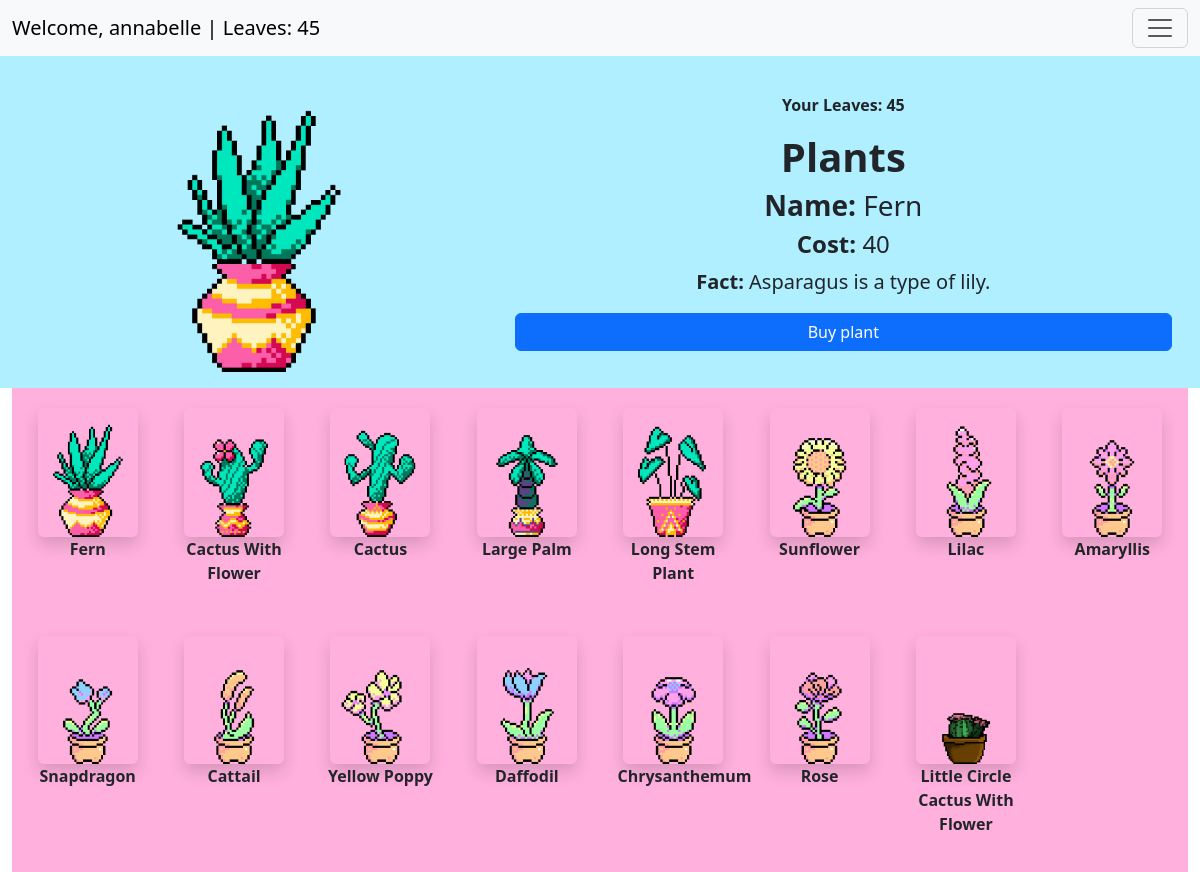
The page /market/ (signed in) on the database as committed earlier.
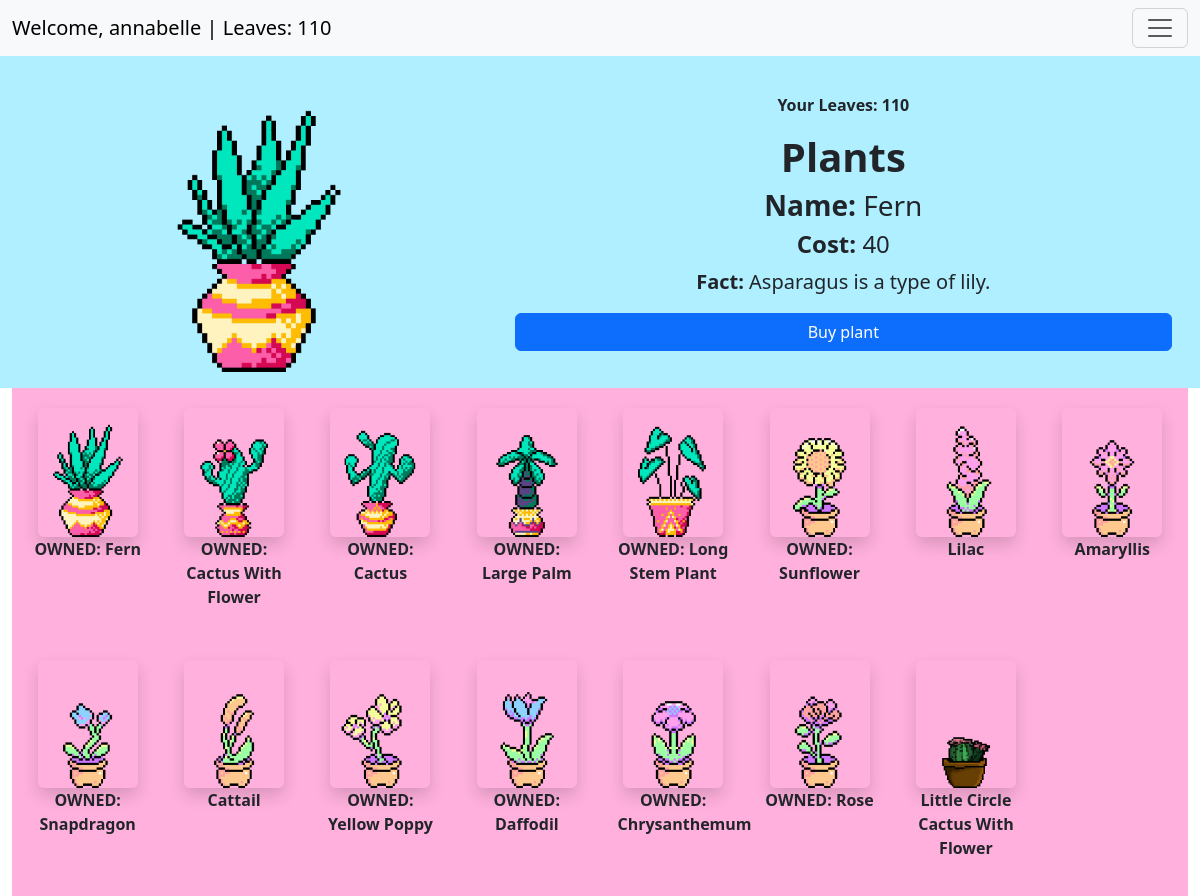
The same page on the database as committed later.
### user_management/models.py (models this page shows, shortened)
class CustomUser(AbstractUser):
    email = models.EmailField(null=True, blank=True) # Allows no email, potentially remove in sprint 2
    friends = models.ManyToManyField("self", symmetrical=True, blank=True)
    owned_plants = models.ManyToManyField("garden.Plant", related_name="owners")
    objects = CustomUserManager()

class UserStats(models.Model):
    user = models.OneToOneField(CustomUser, on_delete=models.CASCADE, related_name="stats")
    leaves = models.IntegerField(default=0)
    points = models.IntegerField(default=0)
    class Meta:
        verbose_name = "User Stats"
        verbose_name_plural = "User Stats"

### garden/models.py (models this page shows)
class Plant(models.Model):
    name = models.CharField(max_length=100)
    price = models.IntegerField()
    image = models.ImageField(upload_to="plant_images/")
    fact = models.TextField()
    onMarket = models.BooleanField(default=True)
    def __str__(self):
        return self.name

### main/views.py (the view)
# urls.py: path("market/", views.market_view, name="market"),
@login_required(login_url="/auth/login")
def market_view(request):
    plants = Plant.objects.filter(onMarket=True)   # Fetch all plants from DB that are allowed to be on market
    user = CustomUser.objects.get(username=request.user)
    currentLeaves = UserStats.objects.get(user_id=user.id).leaves
    currentPlants = user.owned_plants.all()
    print(currentPlants)
    ownedList = []
    for i in range(len(currentPlants)):
        ownedList.append(currentPlants[i])
    context = {
        "plants": plants,
        "leaves": currentLeaves,
        "ownedPlants" : ownedList
    }
    return render(request, "market.html", context)

### main/templates/market.html (shortened to what this page needs)
{% extends 'base.html' %}
{% load static %}
{% load auth_extras %}
{% block content %}
<div class="container-fluid">
    <div class="row align-items-center text-center p-3" style="background-color: rgb(176, 239, 255);">
        {% with plants.0 as first_plant %}
        <div class="col-md-5 text-center">
            <img id="chosen-plant-image" class="img-fluid rounded"
                 src="{{ first_plant.image.url }}"
                 alt="{{ first_plant.name }}"
                 style="max-height: 300px; width: auto;">
        </div>
        <div class="col-md-7">
            <p class="fw-bold text-center">Your Leaves: {{ user.stats.leaves }}</p>
            <h1 class="fw-bold text-center">Plants</h1>
            <h3 id="chosen-plant-name"><strong>Name:</strong> {{ first_plant.name }}</h3>
            <h4 id="chosen-plant-cost"><strong>Cost:</strong> {{ first_plant.price }}</h4>
            <p id="chosen-plant-fact" class="fs-5"><strong>Fact:</strong> {{ first_plant.fact }}</p>
            <button id="chosen-plant-buy" class="btn btn-primary w-100" onClick="buyPlant('{{user}}', '{{ first_plant.name }}')">Buy plant</button>
        </div>
        {% endwith %}
    </div>
    <div class="plant-grid" style="background-color: rgb(255, 176, 221); padding: 10px;">
        {% for plant in plants %}
        {% if plant in ownedPlants %}
            <div class="plant-item"
            onclick='updatePlantOwned( "{{ plant.image.url }}",  "{{ plant.name }}", "{{ plant.cost }}",  "{{ plant.fact }}", "{{user}}", "{{ plant }}", "")'>
                <img class="img-fluid rounded shadow"
                    src="{{ plant.image.url }}"
                    alt="{{ plant.name }}">
                <p class="fw-bold text-dark">OWNED: {{ plant.name }}</p>
            </div>
        {% else %}
            <div class="plant-item"
            onclick='updatePlant( "{{ plant.image.url }}",  "{{ plant.name }}", "{{ plant.cost }}",  "{{ plant.fact }}", "{{user}}", "{{ plant }}")'>
                <img class="img-fluid rounded shadow"
                    src="{{ plant.image.url }}"
                    alt="{{ plant.name }}">
                <p class="fw-bold text-dark">{{ plant.name }}</p>
            </div>
        {%endif%}
        {% endfor %}
    </div>
</div>
{% endblock %}

### main/templates/base.html (shortened to what this page needs)
<html lang="en">
<head>
    <link href="https://cdn.jsdelivr.net/npm/bootstrap@5.3.3/dist/css/bootstrap.min.css" rel="stylesheet">
</head>
<body>
<nav class="navbar navbar-light bg-light">
    <div class="container-fluid">
        <a class="navbar-brand me-auto" href="#">
            {% if user.is_authenticated %}
                Welcome, {{ user.username }} | Leaves: {{ user.stats.leaves }}
            {% else %}
                Guest
            {% endif %}
        </a>
        <button class="navbar-toggler" type="button" data-bs-toggle="collapse" data-bs-target="#navbarSupportedContent"
            aria-controls="navbarSupportedContent" aria-expanded="false" aria-label="Toggle navigation">
            <span class="navbar-toggler-icon"></span>
        </button>
    </div>
</nav>
{% block content %}
{% endblock %}
</body>
</html>

### main/templates/market.html (style rules this page uses)
.plant-grid { display: grid; grid-template-columns: repeat(auto-fit, minmax(120px, 1fr)); gap: 15px; text-align: center; }
.plant-item { cursor: pointer; padding: 10px; text-align: center; }
.plant-item img { max-width: 100px; height: auto; }

Rows that differ between the two databases and show on the page:
changed CustomUser "annabelle": stats.leaves "45" → "110"
